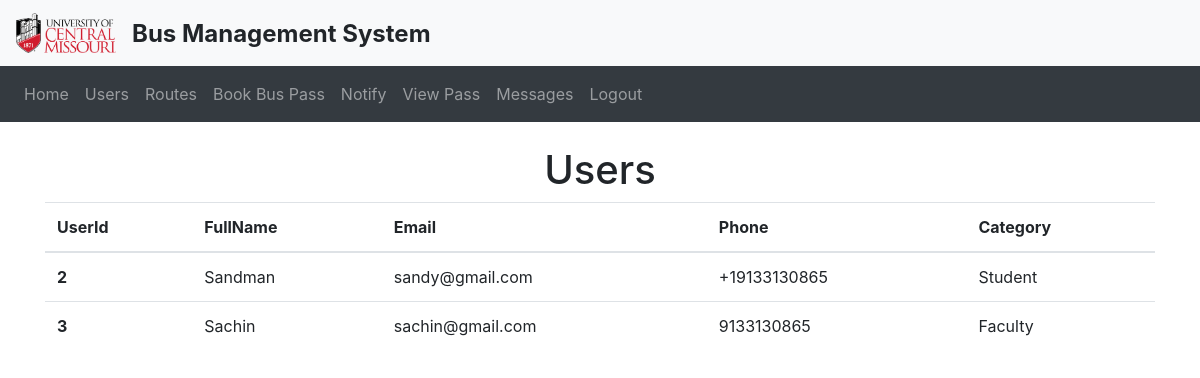
Screenshot of /users (signed in) with the database file from the repository.
### website/models.py (models this page shows)
class User(db.Model, UserMixin):
    id = db.Column(db.Integer, primary_key=True)
    username = db.Column(db.String(150), unique=True)
    password = db.Column(db.String(150))
    name = db.Column(db.String(150))
    phone = db.Column(db.String(150))
    role = db.Column(db.Integer)
    categoryid = db.Column(db.Integer, db.ForeignKey('category.id'))
    appvisits = db.Column(db.Integer)
    categories = db.relationship('Category')

### website/views.py (the view)
@views.route('/users', methods=['GET'])
@login_required
def users():
    users = User.query.filter(User.role != 1).all()
    return render_template('users.html', user=current_user, users = users)

### website/__init__.py (called while the page is built)
def create_app():
    app = Flask(__name__)
    app.config['SECRET_KEY'] = 'SANDEEP'
    app.config['SQLALCHEMY_DATABASE_URI'] =\
        'sqlite:///' + path.join(basedir, 'database.db')
    db.init_app(app)
    from .views import views
    from .auth import auth
    app.register_blueprint(views, url_prefix='/')
    app.register_blueprint(auth, url_prefix='/')
    from .models import User
    login_manager = LoginManager(app)
    login_manager.login_view = 'auth.login' # type: ignore
    login_manager.init_app(app)
    @login_manager.user_loader
    def load_user(id):
        return User.query.get(int(id))
    with app.app_context():
        create_database()
    return app

### website/templates/users.html
{% extends "base.html" %} {% block title %}Home{% endblock %} {% block content
    %}
    <h1 align="center">Users</h1>
    <table class="table">
      <thead>
        <tr>
          <th scope="col">UserId</th>
          <th scope="col">FullName</th>
          <th scope="col">Email</th>
          <th scope="col">Phone</th>
          <th scope="col">Category</th>
        </tr>
      </thead>
      <tbody>
        {% for user in users %}
        <tr>
          <th scope="row">{{user.id}}</th>
          <td>{{user.name}}</td>
          <td>{{user.username}}</td>
          <td>{{user.phone}}</td>
          <td>{{'Faculty' if user.categoryid == 1 else 'Student' }}</td>
        </tr>
        {% endfor %}
      </tbody>
    </table>
    {% endblock %}

### rows the page displays
User: id "2", name "Sandman", username "sandy@gmail.com", phone "+19133130865", categoryid "Student"
User: id "3", name "Sachin", username "sachin@gmail.com", phone "9133130865", categoryid "Faculty"
